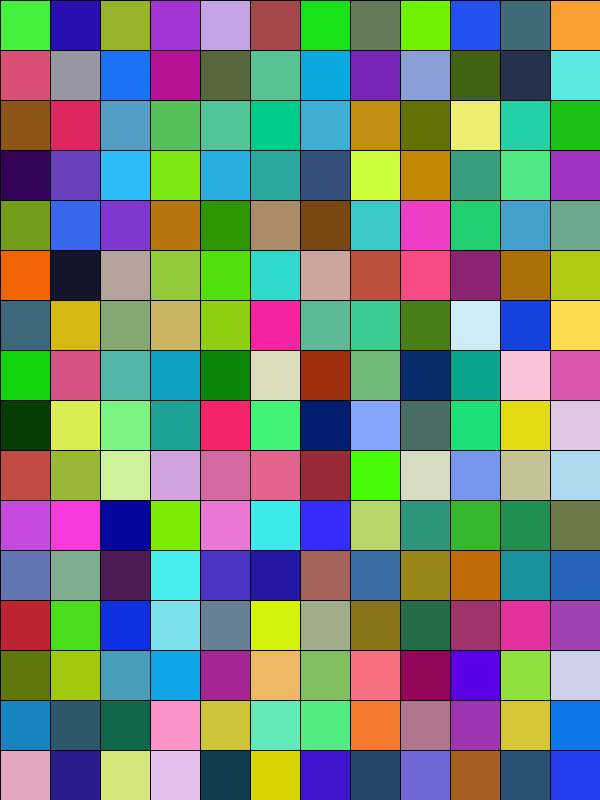
Frame 1 (no input)
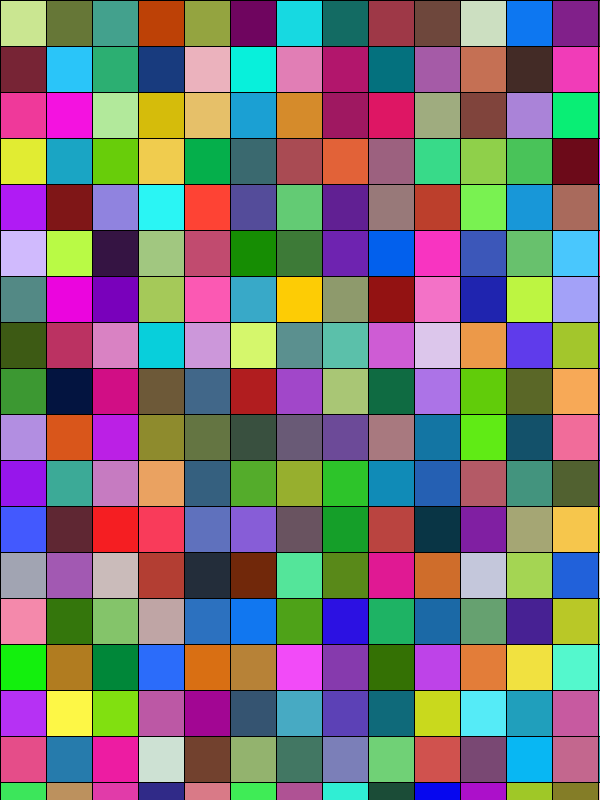
Frame 60 (the mouse pressed at the canvas centre just before this capture)
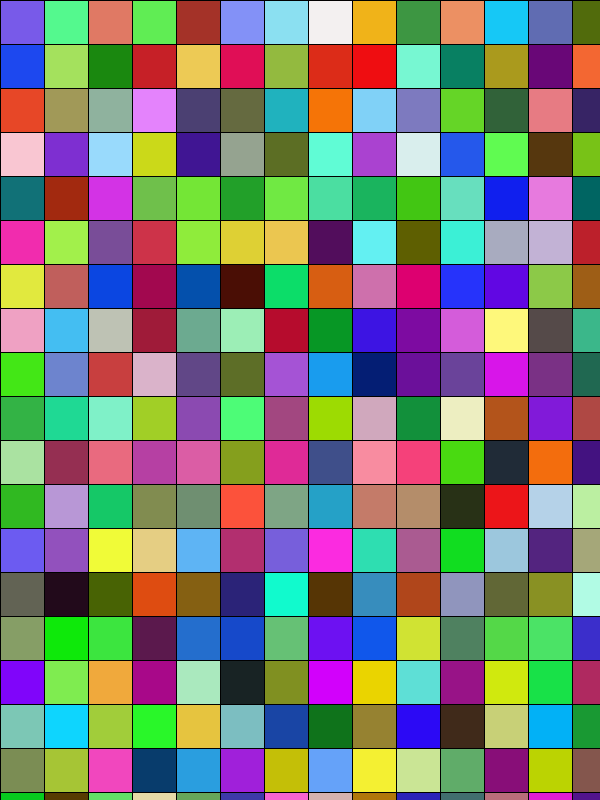
Frame 120 (the mouse held since frame 60 and released just before this capture)

The Processing sketch that drew these frames (run headless with seeded random() and noise(); from frame 60 on, the mouse is pressed at the canvas centre):

// Processing sketch: technicolor_checkers
// ── technicolor_checkers.pde
float increment = 50;

void setup() {
  size(600,800);
  background(0);
  frameRate(10);
}

void draw() {
  increment += random(-2, 2);
  for(int x = 0; x <= width; x += increment) {
    for(int y = 0; y <= height; y += increment) {
      fill(random(255), random(255), random(255));
      rect(x, y, increment, increment); 
    }
  }
}
